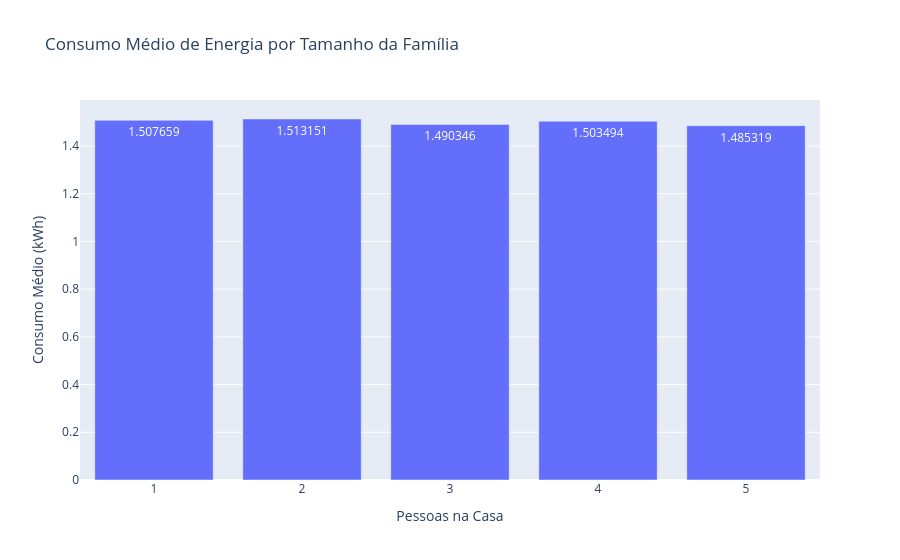

The notebook cell this image was saved under:
### Code cell
df_agrupado = df.groupby('Household Size')['Energy Consumption (kWh)'].mean().reset_index()

px.bar(df_agrupado, 
       x='Household Size', 
       y='Energy Consumption (kWh)',
       text_auto=True, 'x'
       title='Consumo Médio de Energia por Tamanho da Família',
       labels={'Energy Consumption (kWh)': 'Consumo Médio (kWh)', 'Household Size': 'Pessoas na Casa'})

### Figure 1 — Plotly figure (JSON) as saved in the notebook; plotly's stock layout.template omitted (floating-point values rounded to 4 significant figures)
{"data": [{"alignmentgroup": "True", "hovertemplate": "Pessoas na Casa=%{x}<br>Consumo Médio (kWh)=%{y}<extra></extra>", "legendgroup": "", "marker": {"color": "#636efa", "pattern": {"shape": ""}}, "name": "", "offsetgroup": "", "orientation": "v", "showlegend": false, "textposition": "auto", "texttemplate": "%{y}", "type": "bar", "x": [1, 2, 3, 4, 5], "xaxis": "x", "y": [1.508, 1.513, 1.49, 1.503, 1.485], "yaxis": "y"}], "layout": {"barmode": "relative", "legend": {"tracegroupgap": 0}, "title": {"text": "Consumo Médio de Energia por Tamanho da Família"}, "xaxis": {"anchor": "y", "domain": [0, 1], "title": {"text": "Pessoas na Casa"}}, "yaxis": {"anchor": "x", "domain": [0, 1], "title": {"text": "Consumo Médio (kWh)"}}}}
